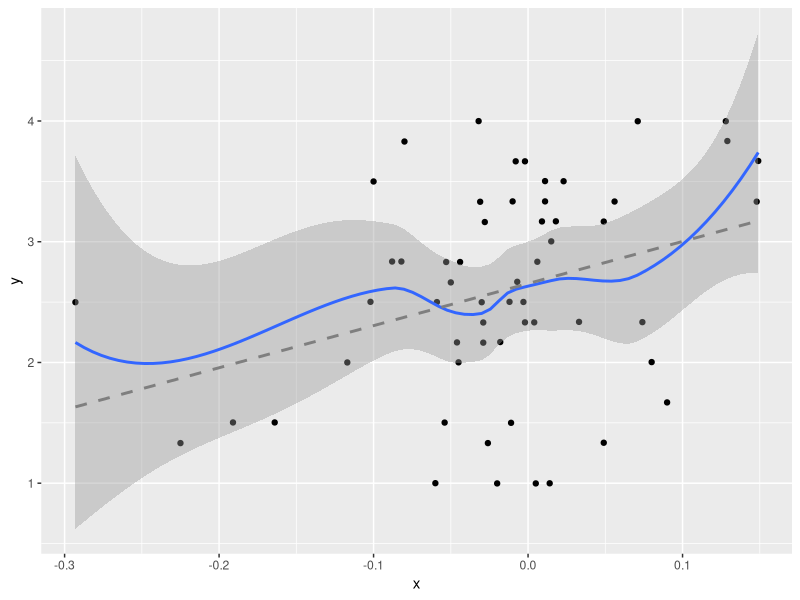
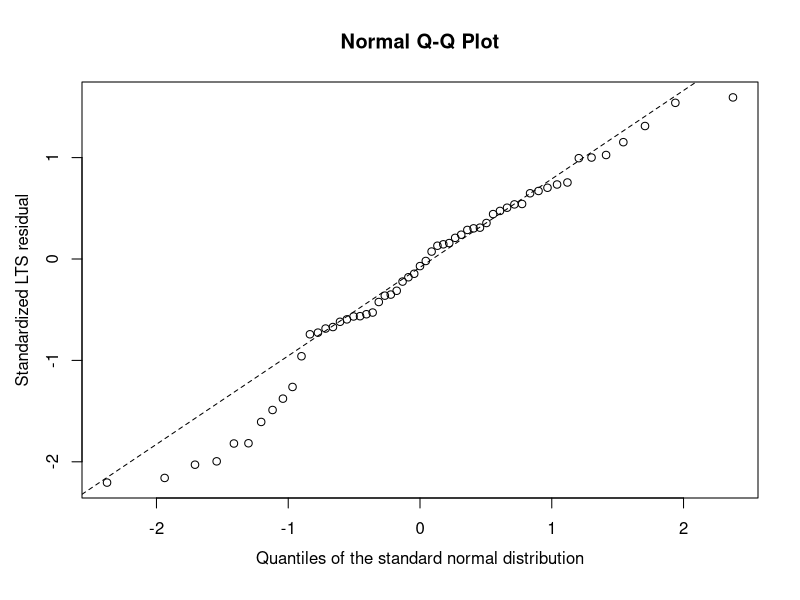
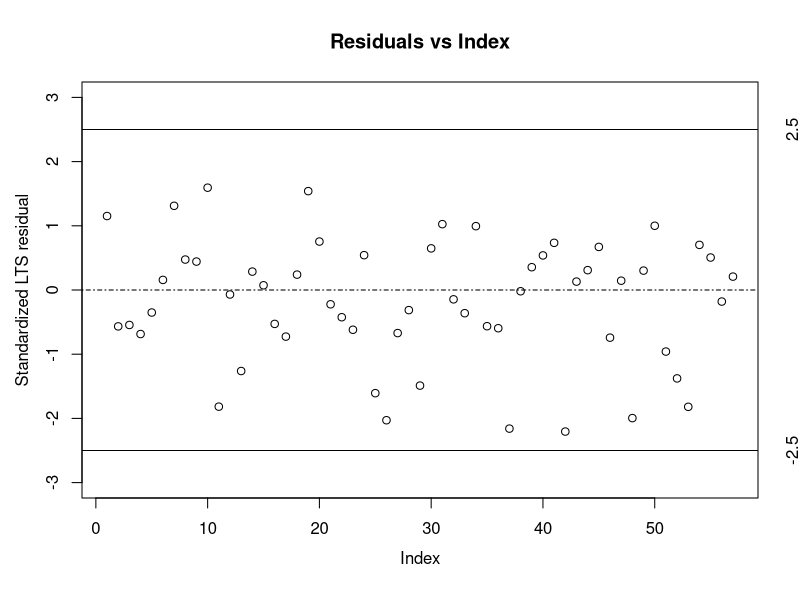
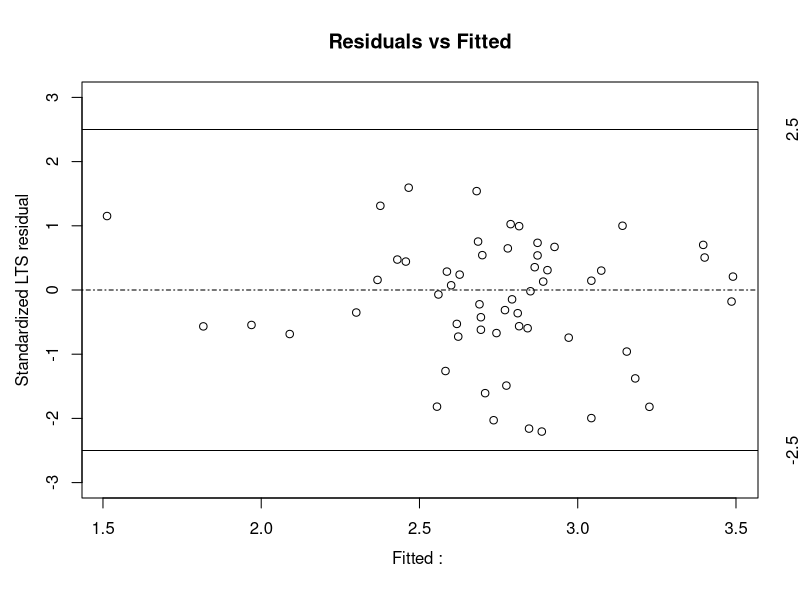
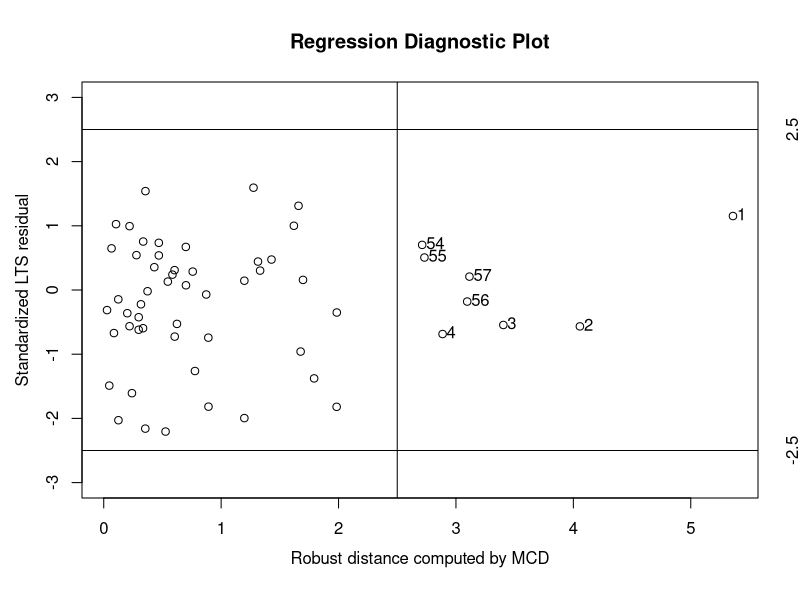

Recreate these plots in R, in order.
setwd("~/Dropbox/Stats Book/aggression")
library("ggplot2")
library("tidyverse")
library(MASS)
library(robustbase)
summary(agg <- read.table("agg.txt", header = TRUE))
ggplot(data = agg, aes(x = x, y = y)) +
  geom_point() +
  geom_smooth() +
  geom_smooth(method = "lm", se = FALSE, col = "grey50", lty = 2) +
  geom_smooth(method = "ltsReg", se = FALSE, col = "red")
summary(ltsAgg <- ltsReg(data = agg, y ~ .))
plot(ltsAgg)
